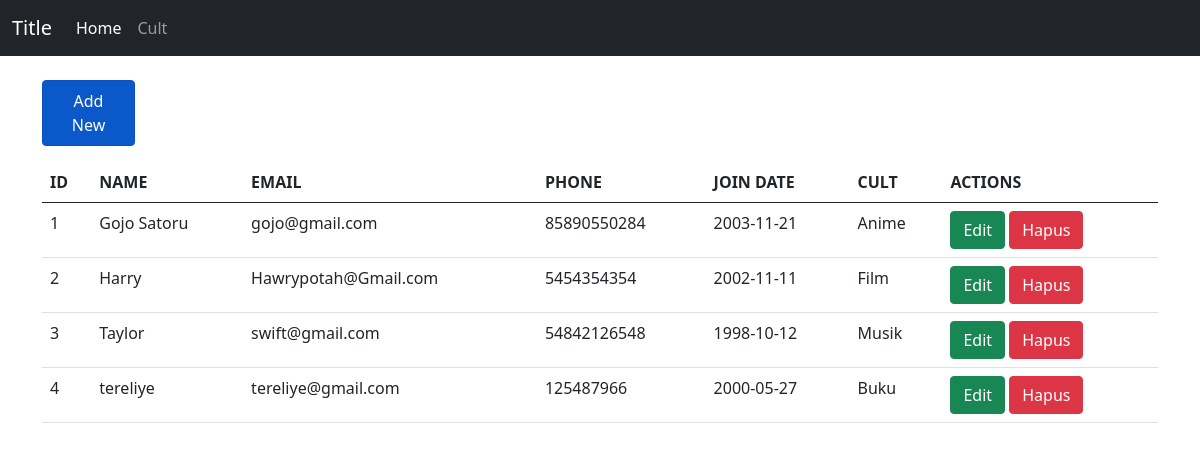
The app's page /source_code/index.php with its own data.
### tables this page shows
CREATE TABLE `members` (
  `id` int(11) NOT NULL,
  `name` varchar(254) DEFAULT NULL,
  `email` varchar(254) DEFAULT NULL,
  `phone` varchar(254) DEFAULT NULL,
  `join_date` date DEFAULT curdate(),
  `cult_id` int(11) DEFAULT NULL
);

CREATE TABLE `cult` (
  `id` int(11) NOT NULL,
  `name` varchar(254) DEFAULT NULL
);

### source_code/controllers/Member.controller.php (called while the page is built, shortened)
<?php
include_once("models/Member.class.php");
include_once("models/Cult.class.php");
include_once("views/Member.view.php");
class MemberController{
    private $member;
    function __construct(){
    $this->member = new Member(Connection::$db_host, Connection::$db_user, Connection::$db_pass, Connection::$db_name);
  }
  public function index() {
    $this->member->open();
    $this->member->getMemberJoin();
    $data = array(
        'members' => array(),
        'cult' => array()
      );
    while($row = $this->member->getResult()){
      array_push($data['members'], $row);
    }
    $view = new MemberView();
    $view->render($data);
  }
}

### source_code/views/Member.view.php (the view, shortened to what this page needs)
<?php
class MemberView{
    public function render($data){
        $dataMember = null;
        $no = 1;
        foreach($data['members'] as $val){
            list($id, $name, $email, $phone, $join_date, $cult_id, $cult_name) = $val;
            $dataMember .= "<tr>
            <td>" . $no . "</td>
            <td>" . $name . "</td>
            <td>" . $email . "</td>
            <td>" . $phone . "</td>
            <td>" . $join_date . "</td>
            <td>" . $cult_name . "</td>
            <td>
                <a href='index.php?id_edit=" . $id .  "' class='btn btn-success' '>Edit</a>
                <a href='index.php?id_hapus=" . $id . "' class='btn btn-danger' '>Hapus</a>
            </td>
            </tr>";
            $no++;
        }
    }
}
?>

### source_code/index.php
<?php
include_once("models/Template.class.php");
include_once("models/DB.class.php");
include_once("controllers/Member.controller.php");
$member = new MemberController();
if (isset($_POST['add'])) {
    $member->add($_POST);
} else if(isset($_POST['edit'])){
    $member->edit($_POST);
}  else if (!empty($_GET['id_hapus'])) {
    $id = $_GET['id_hapus'];
    $member->delete($id);
} else if (!empty($_GET['id_edit'])) {
    $id = $_GET['id_edit'];
    $member->editForm($id);
}else if (!empty($_GET['create'])){
    $member->createForm();
} else{
    $member->index();
}
?>

### source_code/models/Template.class.php (shortened to what this page needs)
<?php
class Template
{
    var $content = '';
    function __construct($filename='')
    {
        $this->content = implode('', @file($filename));
    }
    function clear()
    {
        $this->content = preg_replace("/DATA_[A-Z|_|0-9]+/", "", $this->content);
    }
    function write()
    {
        print $this->content;
    }
    function replace($old = '', $new = '')
    {
        if (is_int($new)) {
            $value = sprintf("%d", $new);
        }
        elseif (is_float($new)) {
            $value = sprintf("%f", $new);
        }
        elseif (is_array($new)) {
            $value = '';
            foreach ($new as $item) {
                $value .= $item. ' ';
            }
        }
        else {
            $value = $new;
        }
        $this->content = preg_replace("/$old/", $value, $this->content);
    }
}
?>

### records on screen
members: name "Gojo Satoru", email "gojo@gmail.com", phone "85890550284", join_date "2003-11-21", cult.name "Anime"
members: name "Harry", email "Hawrypotah@Gmail.com", phone "5454354354", join_date "2002-11-11", cult.name "Film"
members: name "Taylor", email "swift@gmail.com", phone "54842126548", join_date "1998-10-12", cult.name "Musik"
members: name "tereliye", email "tereliye@gmail.com", phone "125487966", join_date "2000-05-27", cult.name "Buku"

### other values on screen
$this->content "Title Home Cult Add New ID NAME EMAIL PHONE JOIN DATE CULT ACTIONS"
